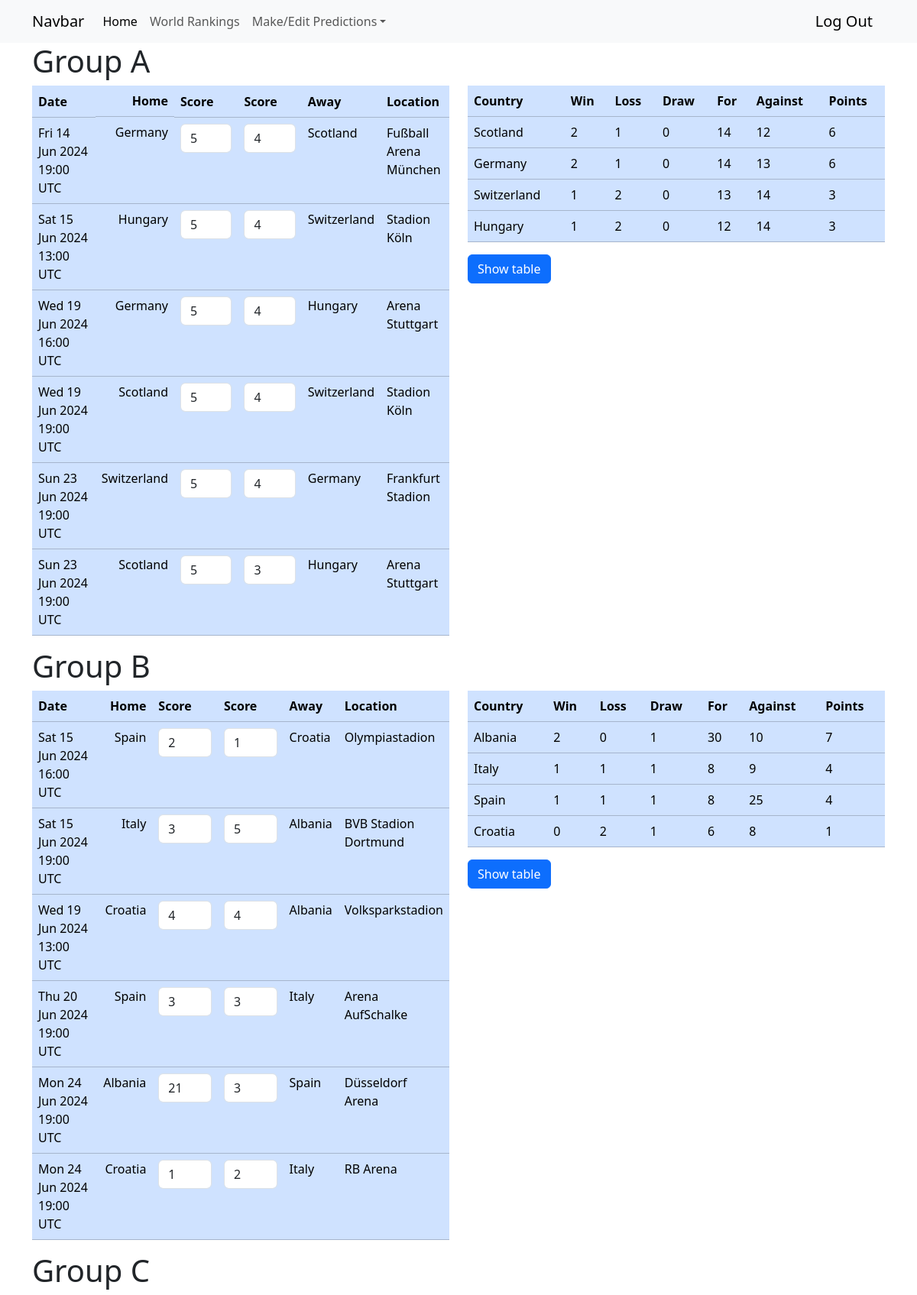
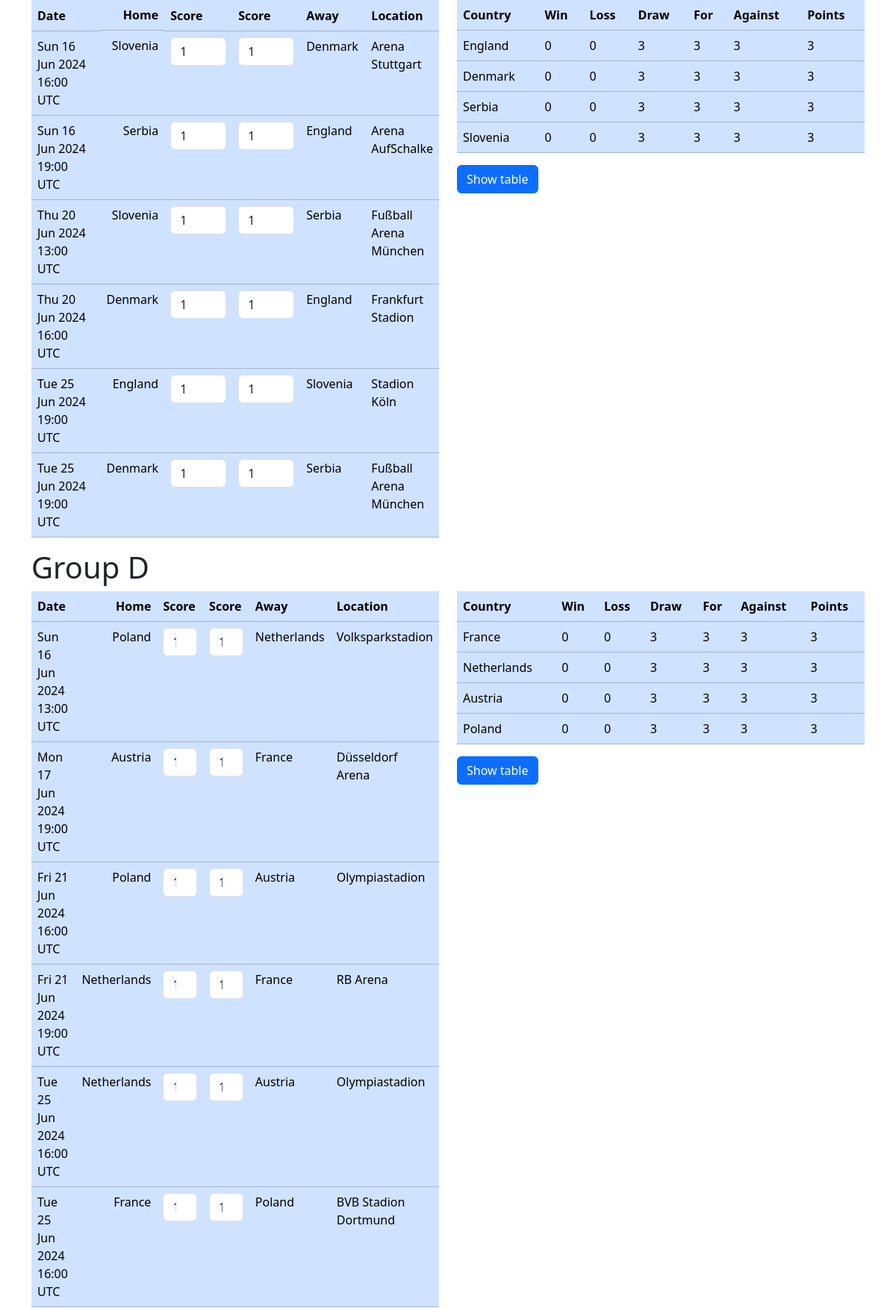
/group_entry (signed in, upper part), run on the app's committed database (2 pictures, top to bottom).
### predictor/models.py (models this page shows, shortened)
class Prediction(models.Model):
    match_choice = models.ForeignKey(Score,on_delete=models.CASCADE)
    score = models.IntegerField(null=True)
    score_aet = models.IntegerField(null=True)
    penalties = models.IntegerField(null=True)
    result = models.CharField(max_length=30,null=True)
    user = models.ForeignKey(User,on_delete=models.CASCADE)
    points = models.IntegerField(null=True)

class Score(models.Model):
    country = models.ForeignKey(Country,on_delete=models.CASCADE,blank=True,null=True)
    date = models.DateTimeField()
    match_number = models.ForeignKey(Match,on_delete=models.CASCADE)
    stage = models.CharField(max_length=20)
    home_away = models.CharField(max_length=20)
    location = models.CharField(max_length=50,default=None,null=True)
    group = models.ForeignKey(Group, verbose_name=("Group"),on_delete=models.CASCADE,default=None,null=True,blank=True)
    def __str__(self) -> str:
        try:
            name = f'Match {self.match_number} {self.country.short_name}'
        except:
            name = f'Match {self.match_number} {self.home_away}'
        return name

class Group(models.Model):
    letter = models.CharField(max_length=1)
    def __str__(self) -> str:
        return f'Group {self.letter}'

class Country(models.Model):
    name = models.CharField(max_length=28)
    fifa_ranking = models.IntegerField()
    fifa_points = models.DecimalField(decimal_places=1,max_digits=6)
    short_name = models.CharField(max_length=23)
    class Meta:
        verbose_name_plural = "countries"

### predictor/views.py (the view, shortened to what this page needs)
# urls.py: path('group_entry',views.PredictionView.as_view(),name='group_entry'),
class PredictionView(View):
    template_name = 'predictor/prediction/prediction.html'
    def get(self, request):
        context = get_group_tables(request)
        return render(request,self.template_name,context)

### predictor/models.py (called while the page is built)
    def __str__(self) -> str:
        return f'{self.match_number}'

### predictor/templates/predictor/prediction/prediction.html (shortened to what this page needs)
{% extends 'predictor/base.html' %}
{% block content %}
{% load static %}
<div class="container">
        <form action="{% url 'group_entry' %}" method="post">
        {% for group in grouped %}
        <div class="row">
        <h1>{{group.0.0.match_choice.group}}</h1>
        <div class="col-6">
        <div
        class="table-responsive"
    >
    <table
    class="table table-primary"
    >
    <thead>
        <tr>
            <th class="col-2" scope="col">Date</th>
            <th class="d-flex justify-content-end" scope="col">Home</th>
            <th class="col-2" scope="col">Score</th>
            <th class="col-2" scope="col">Score</th>
            <th scope="col">Away</th>
            <th class="col-2" scope="col">Location</th>
        </tr>
    </thead>
    <tbody>
        {% for match in group %}
            <tr class="">
                <td>{{match.0.match_choice.date|date:"D d M Y H:s e"}}</td>
                <td class="text-end">{{match.0.match_choice.country.name}}</td>
                <td><input class="form-control" type="number" name="{{match.0.match_choice.id}}" id="{{match.0.match_choice}}" min=0 value="{% if match.0.score != None %}{{match.0.score}}{% endif %}"></td>
                <td><input class="form-control" type="number" name="{{match.1.match_choice.id}}" id="{{match.1.match_choice}}" min=0 value="{% if match.1.score != None %}{{match.1.score}}{% endif %}"></td>
                <td>{{match.1.match_choice.country.name}}</td>
                <td>{{match.1.match_choice.location}}</td>
            </tr>
            {% endfor %}
        </tbody>
    </table>
</div>
</div>
<div class="col-6">
    <table
    class="table table-primary"
    >
    <thead>
        <tr>
            <th scope="col">Country</th>
            <th scope="col">Win</th>
            <th scope="col">Loss</th>
            <th scope="col">Draw</th>
            <th scope="col">For</th>
            <th scope="col">Against</th>
            <th scope="col">Points</th>
        </tr>
    </thead>
    <tbody>
    {% for result in stuff|slice:forloop.counter|last %}
    <tr>
        <td>{{result.country}}</td>
        <td>{{result.wins}}</td>
        <td>{{result.losses}}</td>
        <td>{{result.draws}}</td>
        <td>{{result.goals_for}}</td>
        <td>{{result.goals_against}}</td>
        <td>{{result.points}}</td>
        </tr>
        {% endfor %}
    </tbody>
    </table>
    <button
                    type="submit"
                    class="btn btn-primary"
                >
                    Show table
                </button>
</div>
</div>
{% endfor %}
</form>
</div>
{% endblock content %}

### data on the page
Prediction: match_choice.letter "Group A", match_choice.date "Fri 14 Jun 2024 19:00 UTC", match_choice.name "Germany", score "5", score "4", name "Scotland", location "Fußball Arena München"
Prediction: match_choice.date "Sat 15 Jun 2024 13:00 UTC", match_choice.name "Hungary", score "5", score "4", name "Switzerland", location "Stadion Köln"
Prediction: match_choice.date "Wed 19 Jun 2024 16:00 UTC", match_choice.name "Germany", score "5", score "4", name "Hungary", location "Arena Stuttgart"
Prediction: match_choice.date "Wed 19 Jun 2024 19:00 UTC", match_choice.name "Scotland", score "5", score "4", name "Switzerland", location "Stadion Köln"
Prediction: match_choice.date "Sun 23 Jun 2024 19:00 UTC", match_choice.name "Switzerland", score "5", score "4", name "Germany", location "Frankfurt Stadion"
Prediction: match_choice.date "Sun 23 Jun 2024 19:00 UTC", match_choice.name "Scotland", score "5", score "3", name "Hungary", location "Arena Stuttgart"
Country: country "Scotland"
Country: country "Germany"
Country: country "Switzerland"
Country: country "Hungary"
Prediction: match_choice.letter "Group B", match_choice.date "Sat 15 Jun 2024 16:00 UTC", match_choice.name "Spain", score "2", score "1", name "Croatia", location "Olympiastadion"
Prediction: match_choice.date "Sat 15 Jun 2024 19:00 UTC", match_choice.name "Italy", score "3", score "5", name "Albania", location "BVB Stadion Dortmund"
Prediction: match_choice.date "Wed 19 Jun 2024 13:00 UTC", match_choice.name "Croatia", score "4", name "Albania", location "Volksparkstadion", country "Spain", wins "1", losses "1", draws "1", goals_for "8", goals_against "25", points "4"
Prediction: match_choice.date "Thu 20 Jun 2024 19:00 UTC", match_choice.name "Spain", score "3", name "Italy", location "Arena AufSchalke"
Prediction: match_choice.date "Mon 24 Jun 2024 19:00 UTC", match_choice.name "Albania", score "21", score "3", name "Spain", location "Düsseldorf Arena"
Prediction: match_choice.date "Mon 24 Jun 2024 19:00 UTC", match_choice.name "Croatia", score "1", score "2", name "Italy", location "RB Arena"
Country: country "Albania"
Country: country "Italy"
Country: country "Croatia"
Prediction: match_choice.letter "Group C", match_choice.date "Sun 16 Jun 2024 16:00 UTC", match_choice.name "Slovenia", score "1", name "Denmark", location "Arena Stuttgart"
Prediction: match_choice.date "Sun 16 Jun 2024 19:00 UTC", match_choice.name "Serbia", score "1", name "England", location "Arena AufSchalke"
Prediction: match_choice.date "Thu 20 Jun 2024 13:00 UTC", match_choice.name "Slovenia", score "1", name "Serbia", location "Fußball Arena München"
Prediction: match_choice.date "Thu 20 Jun 2024 16:00 UTC", match_choice.name "Denmark", score "1", name "England", location "Frankfurt Stadion"
Prediction: match_choice.date "Tue 25 Jun 2024 19:00 UTC", match_choice.name "England", score "1", name "Slovenia", location "Stadion Köln"
Prediction: match_choice.date "Tue 25 Jun 2024 19:00 UTC", match_choice.name "Denmark", score "1", name "Serbia", location "Fußball Arena München"
Country: country "England"
Country: country "Denmark"
Country: country "Serbia"
Country: country "Slovenia"
Prediction: match_choice.letter "Group D", match_choice.date "Sun 16 Jun 2024 13:00 UTC", match_choice.name "Poland", score "1", name "Netherlands", location "Volksparkstadion"
Prediction: match_choice.date "Mon 17 Jun 2024 19:00 UTC", match_choice.name "Austria", score "1", name "France", location "Düsseldorf Arena"
Prediction: match_choice.date "Fri 21 Jun 2024 16:00 UTC", match_choice.name "Poland", score "1", name "Austria", location "Olympiastadion"
Prediction: match_choice.date "Fri 21 Jun 2024 19:00 UTC", match_choice.name "Netherlands", score "1", name "France", location "RB Arena"
Prediction: match_choice.date "Tue 25 Jun 2024 16:00 UTC", match_choice.name "Netherlands", score "1", name "Austria", location "Olympiastadion"
Prediction: match_choice.date "Tue 25 Jun 2024 16:00 UTC", match_choice.name "France", score "1", name "Poland", location "BVB Stadion Dortmund"
Country: country "France"
Country: country "Netherlands"
Country: country "Austria"
Country: country "Poland"

### other printed values
{{ result.wins }} "2" "2" "1" "1" "2" "1" "0" "0" "0" "0" "0" "0" "0" "0" "0"
{{ result.losses }} "1" "1" "2" "2" "0" "1" "2" "0" "0" "0" "0" "0" "0" "0" "0"
{{ result.draws }} "0" "0" "0" "0" "1" "1" "1" "3" "3" "3" "3" "3" "3" "3" "3"
{{ result.goals_for }} "14" "14" "13" "12" "30" "8" "6" "3" "3" "3" "3" "3" "3" "3" "3"
{{ result.goals_against }} "12" "13" "14" "14" "10" "9" "8" "3" "3" "3" "3" "3" "3" "3" "3"
{{ result.points }} "6" "6" "3" "3" "7" "4" "1" "3" "3" "3" "3" "3" "3" "3" "3"
